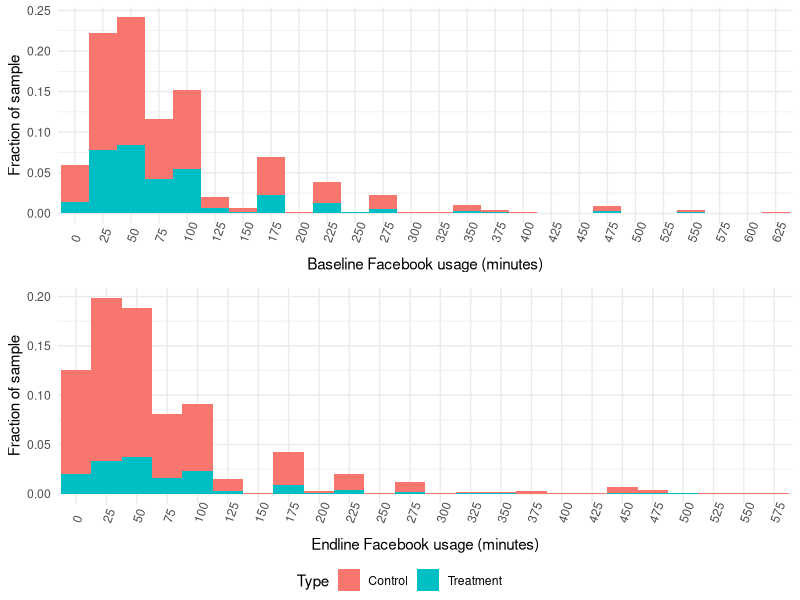
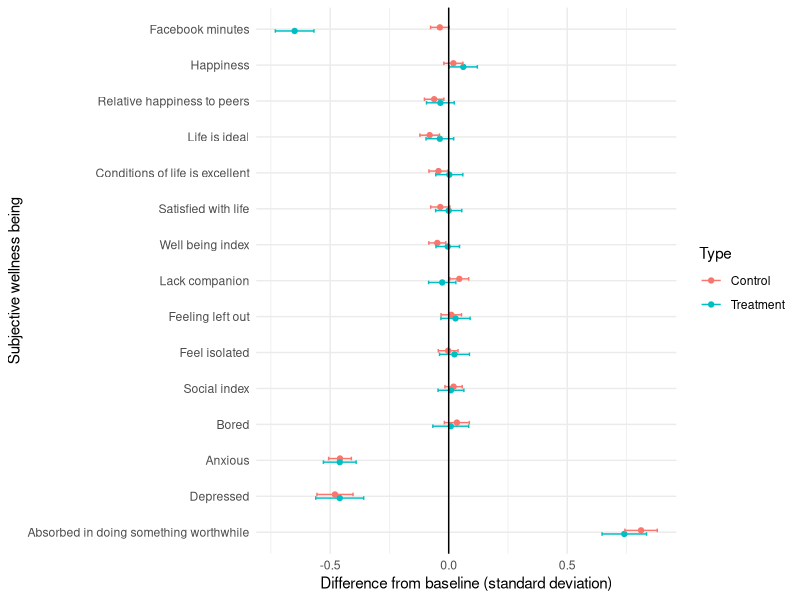

Source code (R) for these figures, in order:
#### Preamble ####
# Purpose: Replicated graphs from Digital addiction
# Author: Kenneth Chan, 
# Date: 11 February 2023 
# Contact: kenchancf0618@gmail.com
# License: MIT
# Pre-requisites: Digital addiction by Hunt Allcott, Matthew Gentzkow and
#                 Lena Song
# Any other information needed? None


#### Workspace setup ####
library(tidyverse)
library(ggpubr)

#### Load data ####
social_time_data <- 
  read_csv("data/analysis_data/social_time_data.csv",
                        show_col_types = FALSE)
subjective_well_being_data <- 
  read_csv("data/analysis_data/subjective_well_being_data.csv",
           show_col_types = FALSE)
treatment_data <- 
  read_csv("data/analysis_data/treatment_data.csv",
           show_col_types = FALSE)

# Combine all data
all_data <- merge(treatment_data,
                    merge(social_time_data,
                          subjective_well_being_data)) |>
  # filter out non valid response
  filter(!is.na(treatment)) |>
  mutate(type = ifelse(treatment, "Treatment", "Control")) |>
  select(-treatment)



###########################################
### Replicating Figure A4 from appendix ###
###########################################
count_participant <- count(social_time_data)
# Define breaks for grouping (intervals of 25)
breaks <- seq(0,
              ceiling(800 / 25) * 25,
              by = 25)

# Prepare the data for graph uses
graph_data <- all_data |>
  arrange(fb_minutes_base) |>
  # Group data into intervals
  mutate(fb_minutes_base = cut(fb_minutes_base, breaks = breaks)) |>
  group_by(fb_minutes_base, type) |>
  # Calculate the fraction of each interval
  count(fb_minutes_base) |>
  mutate(fraction = n / count_participant) |>
  filter(!is.na(fb_minutes_base))

fig8a <- graph_data |>
  ggplot(aes(x = fb_minutes_base, y = fraction$n, fill = type)) +
  geom_bar(stat = "identity", width = 1) +
  scale_x_discrete(label = breaks) +
  theme_minimal() +
  theme(axis.text.x = element_text(angle = 70, vjust = 0.5, hjust=0)) +
  labs(x = "Baseline Facebook usage (minutes)",
       y = "Fraction of sample",
       fill = "Type")

# end version
graph_data <- all_data |>
  arrange(fb_minutes_end) |>
  # Group data into intervals
  mutate(fb_minutes_end = cut(fb_minutes_end, breaks = breaks)) |>
  group_by(fb_minutes_end, type) |>
  # Calculate the fraction of each interval
  count(fb_minutes_end) |>
  mutate(fraction = n / count_participant) |>
  filter(!is.na(fb_minutes_end))

fig8b <- graph_data |>
  ggplot(aes(x = fb_minutes_end, y = fraction$n, fill = type)) +
  geom_bar(stat = "identity", width = 1) +
  scale_x_discrete(label = breaks) +
  theme_minimal() +
  theme(axis.text.x = element_text(angle = 70, vjust = 0.5, hjust=0)) +
  labs(x = "Endline Facebook usage (minutes)",
       y = "Fraction of sample",
       fill = "Type")

ggarrange(
  fig8a, fig8b, nrow = 2,
  common.legend = TRUE, legend = "bottom"
)


##########################
### Replicate Figure 8 ###
##########################

graph_data <- all_data |>
  group_by(type) |>
  reframe(
    name = c(
      "Facebook minutes",
      "Happiness",
      "Relative happiness to peers",
      "Life is ideal",
      "Conditions of life is excellent",
      "Satisfied with life",
      "Well being index",
      "Lack companion",
      "Feeling left out",
      "Feel isolated",
      "Social index",
      "Bored",
      "Anxious",
      "Depressed",
      "Absorbed in doing something worthwhile"
      ),
    mean = c(mean(fb_minutes_diff)
             / sd(fb_minutes_base),
             mean(swb_happiness_diff)
             / sd(swb_happiness_base),
             mean(swb_relhappiness_diff)
             / sd(swb_relhappiness_base),
             mean(swb_ideal_diff)
             / sd(swb_ideal_base),
             mean(swb_conditions_diff)
             / sd(swb_conditions_base),
             mean(swb_satisfied_diff)
             / sd(swb_satisfied_base),
             mean(swb_wellbeing_index_diff)
             / sd(swb_wellbeing_index_base),
             mean(swb_lack_companion_diff)
             / sd(swb_lack_companion_base),
             mean(swb_left_out_diff)
             / sd(swb_left_out_base),
             mean(swb_isolated_diff)
             / sd(swb_isolated_base),
             mean(swb_social_index_diff)
             / sd(swb_social_index_base),
             mean(swb_bored_diff)
             / sd(swb_bored_base),
             mean(swb_anxious_diff)
             / sd(swb_anxious_base),
             mean(swb_depressed_diff)
             / sd(swb_depressed_base),
             mean(swb_absorbed_worthwhile_diff)
             / sd(swb_absorbed_worthwhile_base)
            ),
    
    sd = c(sd(fb_minutes_diff)
           / sqrt(length(id))
           / sd(fb_minutes_base),
           sd(swb_happiness_diff)
           / sqrt(length(id))
           / sd(swb_happiness_base),
           sd(swb_relhappiness_diff)
           / sqrt(length(id))
           / sd(swb_relhappiness_base),
           sd(swb_ideal_diff)
           / sqrt(length(id))
           / sd(swb_ideal_base),
           sd(swb_conditions_diff)
           / sqrt(length(id))
           / sd(swb_conditions_base),
           sd(swb_satisfied_diff)
           / sqrt(length(id))
           / sd(swb_satisfied_base),
           sd(swb_wellbeing_index_diff)
           / sqrt(length(id))
           / sd(swb_wellbeing_index_base),
           sd(swb_lack_companion_diff)
           / sqrt(length(id))
           / sd(swb_lack_companion_base),
           sd(swb_left_out_diff)
           / sqrt(length(id))
           / sd(swb_left_out_base),
           sd(swb_isolated_diff)
           / sqrt(length(id))
           / sd(swb_isolated_base),
           sd(swb_social_index_diff)
           / sqrt(length(id))
           / sd(swb_social_index_base),
           sd(swb_bored_diff)
           / sqrt(length(id))
           / sd(swb_bored_base),
           sd(swb_anxious_diff)
           / sqrt(length(id))
           / sd(swb_anxious_base),
           sd(swb_depressed_diff)
           / sqrt(length(id))
           / sd(swb_depressed_base),
           sd(swb_absorbed_worthwhile_diff)
           / sqrt(length(id))
           / sd(swb_absorbed_worthwhile_base)
           )
  ) |>
  mutate(name = factor(name, rev(c(
           "Facebook minutes",
           "Happiness",
           "Relative happiness to peers",
           "Life is ideal",
           "Conditions of life is excellent",
           "Satisfied with life",
           "Well being index",
           "Lack companion",
           "Feeling left out",
           "Feel isolated",
           "Social index",
           "Bored",
           "Anxious",
           "Depressed",
           "Absorbed in doing something worthwhile"
           ))))

graph_data |>
  ggplot(aes(x = name, y = mean, color = type)) +
  geom_point(position = position_dodge(width = -0.2)) +
  geom_errorbar(aes(ymin = mean - 1.96 * sd, ymax = mean + 1.96 * sd),
                position = position_dodge(width = -0.2),
                width = 0.2) + 
  geom_hline(yintercept = 0) +
  theme_minimal() +
  coord_flip(expand = TRUE) +
  labs(y = "Difference from baseline (standard deviation)",
     x = "Subjective wellness being",
     color = "Type")


# Clean enviroment
rm(list = ls())

